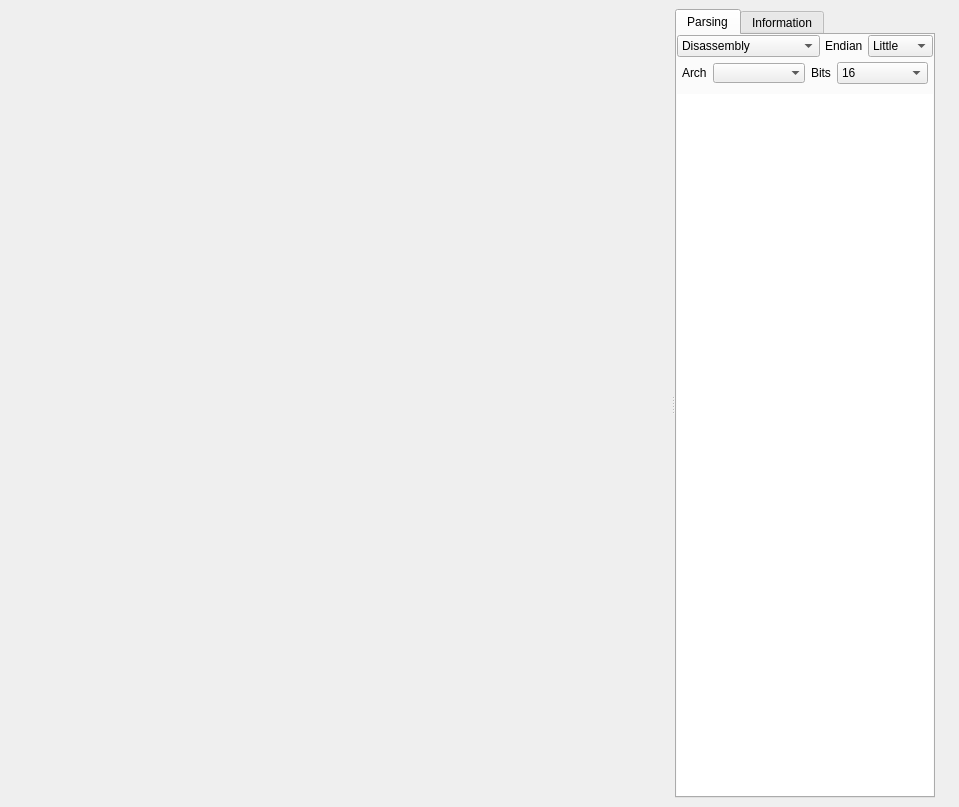
<?xml version="1.0" encoding="UTF-8"?>
<ui version="4.0">
 <class>HexdumpWidget</class>
 <widget class="QDockWidget" name="HexdumpWidget">
  <property name="geometry">
   <rect>
    <x>0</x>
    <y>0</y>
    <width>959</width>
    <height>807</height>
   </rect>
  </property>
  <property name="sizePolicy">
   <sizepolicy hsizetype="Expanding" vsizetype="Preferred">
    <horstretch>0</horstretch>
    <verstretch>0</verstretch>
   </sizepolicy>
  </property>
  <property name="windowTitle">
   <string notr="true">Hexdump</string>
  </property>
  <widget class="QWidget" name="dockWidgetContents">
   <layout class="QHBoxLayout" name="horizontalLayout">
    <property name="spacing">
     <number>0</number>
    </property>
    <property name="rightMargin">
     <number>0</number>
    </property>
    <item>
     <widget class="QSplitter" name="splitter">
      <property name="orientation">
       <enum>Qt::Horizontal</enum>
      </property>
      <widget class="HexWidget" name="hexTextView">
       <property name="sizePolicy">
        <sizepolicy hsizetype="Expanding" vsizetype="Expanding">
         <horstretch>1</horstretch>
         <verstretch>0</verstretch>
        </sizepolicy>
       </property>
       <property name="frameShape">
        <enum>QFrame::NoFrame</enum>
       </property>
       <property name="widgetResizable">
        <bool>true</bool>
       </property>
      </widget>
      <widget class="QTabWidget" name="hexSideTab_2">
       <property name="sizePolicy">
        <sizepolicy hsizetype="Preferred" vsizetype="Expanding">
         <horstretch>0</horstretch>
         <verstretch>0</verstretch>
        </sizepolicy>
       </property>
       <property name="tabPosition">
        <enum>QTabWidget::North</enum>
       </property>
       <property name="currentIndex">
        <number>0</number>
       </property>
       <property name="usesScrollButtons">
        <bool>true</bool>
       </property>
       <property name="documentMode">
        <bool>false</bool>
       </property>
       <widget class="QWidget" name="tabDIsasm_2">
        <attribute name="title">
         <string>Parsing</string>
        </attribute>
        <layout class="QVBoxLayout" name="verticalLayout_23">
         <property name="spacing">
          <number>6</number>
         </property>
         <property name="leftMargin">
          <number>0</number>
         </property>
         <property name="topMargin">
          <number>0</number>
         </property>
         <property name="rightMargin">
          <number>0</number>
         </property>
         <property name="bottomMargin">
          <number>0</number>
         </property>
         <item>
          <layout class="QVBoxLayout" name="verticalLayout_16">
           <property name="spacing">
            <number>5</number>
           </property>
           <property name="rightMargin">
            <number>0</number>
           </property>
           <item>
            <layout class="QHBoxLayout" name="horizontalLayout_17">
             <property name="topMargin">
              <number>0</number>
             </property>
             <item>
              <widget class="QComboBox" name="parseTypeComboBox">
               <property name="sizePolicy">
                <sizepolicy hsizetype="Preferred" vsizetype="Fixed">
                 <horstretch>0</horstretch>
                 <verstretch>0</verstretch>
                </sizepolicy>
               </property>
               <property name="currentText">
                <string>Disassembly</string>
               </property>
               <item>
                <property name="text">
                 <string>Disassembly</string>
                </property>
               </item>
               <item>
                <property name="text">
                 <string>String</string>
                </property>
               </item>
               <item>
                <property name="text">
                 <string>Assembler</string>
                </property>
               </item>
               <item>
                <property name="text">
                 <string>C bytes</string>
                </property>
               </item>
               <item>
                <property name="text">
                 <string>C half-words (2 byte)</string>
                </property>
               </item>
               <item>
                <property name="text">
                 <string>C words (4 byte)</string>
                </property>
               </item>
               <item>
                <property name="text">
                 <string>C dwords (8 byte)</string>
                </property>
               </item>
               <item>
                <property name="text">
                 <string>Python</string>
                </property>
               </item>
               <item>
                <property name="text">
                 <string>JSON</string>
                </property>
               </item>
               <item>
                <property name="text">
                 <string>JavaScript</string>
                </property>
               </item>
               <item>
                <property name="text">
                 <string>Yara</string>
                </property>
               </item>
              </widget>
             </item>
             <item>
              <widget class="QLabel" name="label_6">
               <property name="sizePolicy">
                <sizepolicy hsizetype="Fixed" vsizetype="Preferred">
                 <horstretch>0</horstretch>
                 <verstretch>0</verstretch>
                </sizepolicy>
               </property>
               <property name="text">
                <string>Endian</string>
               </property>
              </widget>
             </item>
             <item>
              <widget class="QComboBox" name="parseEndianComboBox">
               <property name="sizeAdjustPolicy">
                <enum>QComboBox::AdjustToMinimumContentsLength</enum>
               </property>
               <item>
                <property name="text">
                 <string>Little</string>
                </property>
               </item>
               <item>
                <property name="text">
                 <string>Big</string>
                </property>
               </item>
              </widget>
             </item>
            </layout>
           </item>
           <item>
            <widget class="QFrame" name="hexSideFrame_2">
             <property name="sizePolicy">
              <sizepolicy hsizetype="Expanding" vsizetype="Fixed">
               <horstretch>0</horstretch>
               <verstretch>0</verstretch>
              </sizepolicy>
             </property>
             <property name="minimumSize">
              <size>
               <width>0</width>
               <height>0</height>
              </size>
             </property>
             <property name="frameShape">
              <enum>QFrame::NoFrame</enum>
             </property>
             <property name="frameShadow">
              <enum>QFrame::Plain</enum>
             </property>
             <property name="lineWidth">
              <number>0</number>
             </property>
             <layout class="QHBoxLayout" name="horizontalLayout_21">
              <property name="sizeConstraint">
               <enum>QLayout::SetMinimumSize</enum>
              </property>
              <property name="leftMargin">
               <number>5</number>
              </property>
              <property name="topMargin">
               <number>0</number>
              </property>
              <property name="rightMargin">
               <number>5</number>
              </property>
              <property name="bottomMargin">
               <number>5</number>
              </property>
              <item>
               <widget class="QLabel" name="hexArchLabel_2">
                <property name="sizePolicy">
                 <sizepolicy hsizetype="Fixed" vsizetype="Preferred">
                  <horstretch>0</horstretch>
                  <verstretch>0</verstretch>
                 </sizepolicy>
                </property>
                <property name="text">
                 <string>Arch</string>
                </property>
               </widget>
              </item>
              <item>
               <widget class="QComboBox" name="parseArchComboBox">
                <property name="sizePolicy">
                 <sizepolicy hsizetype="Preferred" vsizetype="Fixed">
                  <horstretch>0</horstretch>
                  <verstretch>0</verstretch>
                 </sizepolicy>
                </property>
                <property name="sizeAdjustPolicy">
                 <enum>QComboBox::AdjustToMinimumContentsLength</enum>
                </property>
                <property name="frame">
                 <bool>false</bool>
                </property>
               </widget>
              </item>
              <item>
               <widget class="QLabel" name="hexBitsLabel_2">
                <property name="sizePolicy">
                 <sizepolicy hsizetype="Fixed" vsizetype="Preferred">
                  <horstretch>0</horstretch>
                  <verstretch>0</verstretch>
                 </sizepolicy>
                </property>
                <property name="text">
                 <string>Bits</string>
                </property>
               </widget>
              </item>
              <item>
               <widget class="QComboBox" name="parseBitsComboBox">
                <property name="sizeAdjustPolicy">
                 <enum>QComboBox::AdjustToMinimumContentsLength</enum>
                </property>
                <item>
                 <property name="text">
                  <string>16</string>
                 </property>
                </item>
                <item>
                 <property name="text">
                  <string>32</string>
                 </property>
                </item>
                <item>
                 <property name="text">
                  <string>64</string>
                 </property>
                </item>
               </widget>
              </item>
             </layout>
            </widget>
           </item>
           <item>
            <widget class="QPlainTextEdit" name="hexDisasTextEdit">
             <property name="sizePolicy">
              <sizepolicy hsizetype="Preferred" vsizetype="Expanding">
               <horstretch>0</horstretch>
               <verstretch>0</verstretch>
              </sizepolicy>
             </property>
             <property name="font">
              <font>
               <family>Anonymous Pro</family>
               <pointsize>13</pointsize>
              </font>
             </property>
             <property name="frameShape">
              <enum>QFrame::NoFrame</enum>
             </property>
             <property name="lineWidth">
              <number>0</number>
             </property>
             <property name="plainText">
              <string/>
             </property>
            </widget>
           </item>
          </layout>
         </item>
        </layout>
       </widget>
       <widget class="QWidget" name="tabHistogram_2">
        <property name="sizePolicy">
         <sizepolicy hsizetype="Expanding" vsizetype="Preferred">
          <horstretch>0</horstretch>
          <verstretch>0</verstretch>
         </sizepolicy>
        </property>
        <attribute name="title">
         <string notr="true">Information</string>
        </attribute>
        <layout class="QVBoxLayout" name="verticalLayout">
         <item>
          <layout class="QGridLayout" name="gridLayout" columnstretch="0,0,0">
           <property name="sizeConstraint">
            <enum>QLayout::SetDefaultConstraint</enum>
           </property>
           <property name="rightMargin">
            <number>0</number>
           </property>
           <property name="horizontalSpacing">
            <number>8</number>
           </property>
           <property name="verticalSpacing">
            <number>10</number>
           </property>
           <item row="3" column="0">
            <widget class="QLabel" name="labelSHA256">
             <property name="sizePolicy">
              <sizepolicy hsizetype="Fixed" vsizetype="Fixed">
               <horstretch>0</horstretch>
               <verstretch>0</verstretch>
              </sizepolicy>
             </property>
             <property name="midLineWidth">
              <number>4</number>
             </property>
             <property name="text">
              <string>SHA256:</string>
             </property>
            </widget>
           </item>
           <item row="1" column="1">
            <widget class="QLineEdit" name="bytesMD5">
             <property name="sizePolicy">
              <sizepolicy hsizetype="Expanding" vsizetype="Fixed">
               <horstretch>0</horstretch>
               <verstretch>0</verstretch>
              </sizepolicy>
             </property>
             <property name="frame">
              <bool>true</bool>
             </property>
             <property name="alignment">
              <set>Qt::AlignJustify|Qt::AlignVCenter</set>
             </property>
             <property name="readOnly">
              <bool>true</bool>
             </property>
            </widget>
           </item>
           <item row="2" column="0">
            <widget class="QLabel" name="labelSHA1">
             <property name="sizePolicy">
              <sizepolicy hsizetype="Fixed" vsizetype="Fixed">
               <horstretch>0</horstretch>
               <verstretch>0</verstretch>
              </sizepolicy>
             </property>
             <property name="text">
              <string>SHA1:</string>
             </property>
            </widget>
           </item>
           <item row="3" column="2" alignment="Qt::AlignRight">
            <widget class="QToolButton" name="copySHA256">
             <property name="toolTip">
              <string>Copy SHA256</string>
             </property>
             <property name="layoutDirection">
              <enum>Qt::RightToLeft</enum>
             </property>
             <property name="text">
              <string notr="true"/>
             </property>
            </widget>
           </item>
           <item row="2" column="2">
            <widget class="QToolButton" name="copySHA1">
             <property name="toolTip">
              <string notr="true">Copy SHA1</string>
             </property>
             <property name="layoutDirection">
              <enum>Qt::RightToLeft</enum>
             </property>
             <property name="text">
              <string notr="true"/>
             </property>
            </widget>
           </item>
           <item row="4" column="1">
            <widget class="QLineEdit" name="bytesCRC32">
             <property name="frame">
              <bool>true</bool>
             </property>
             <property name="alignment">
              <set>Qt::AlignJustify|Qt::AlignVCenter</set>
             </property>
             <property name="readOnly">
              <bool>true</bool>
             </property>
            </widget>
           </item>
           <item row="4" column="2" alignment="Qt::AlignRight">
            <widget class="QToolButton" name="copyCRC32">
             <property name="toolTip">
              <string>Copy CRC32</string>
             </property>
             <property name="layoutDirection">
              <enum>Qt::RightToLeft</enum>
             </property>
             <property name="text">
              <string notr="true"/>
             </property>
            </widget>
           </item>
           <item row="5" column="1" colspan="2">
            <widget class="QLineEdit" name="bytesEntropy">
             <property name="sizePolicy">
              <sizepolicy hsizetype="Expanding" vsizetype="Fixed">
               <horstretch>0</horstretch>
               <verstretch>0</verstretch>
              </sizepolicy>
             </property>
             <property name="frame">
              <bool>true</bool>
             </property>
             <property name="alignment">
              <set>Qt::AlignJustify|Qt::AlignVCenter</set>
             </property>
             <property name="readOnly">
              <bool>true</bool>
             </property>
            </widget>
           </item>
           <item row="5" column="0" alignment="Qt::AlignLeft">
            <widget class="QLabel" name="labelEntropy">
             <property name="sizePolicy">
              <sizepolicy hsizetype="Fixed" vsizetype="Fixed">
               <horstretch>0</horstretch>
               <verstretch>0</verstretch>
              </sizepolicy>
             </property>
             <property name="text">
              <string>Entropy:</string>
             </property>
            </widget>
           </item>
           <item row="2" column="1">
            <widget class="QLineEdit" name="bytesSHA1">
             <property name="sizePolicy">
              <sizepolicy hsizetype="Expanding" vsizetype="Fixed">
               <horstretch>0</horstretch>
               <verstretch>0</verstretch>
              </sizepolicy>
             </property>
             <property name="frame">
              <bool>true</bool>
             </property>
             <property name="alignment">
              <set>Qt::AlignJustify|Qt::AlignVCenter</set>
             </property>
             <property name="readOnly">
              <bool>true</bool>
             </property>
            </widget>
           </item>
           <item row="1" column="0">
            <widget class="QLabel" name="labelMD5">
             <property name="sizePolicy">
              <sizepolicy hsizetype="Fixed" vsizetype="Fixed">
               <horstretch>0</horstretch>
               <verstretch>0</verstretch>
              </sizepolicy>
             </property>
             <property name="text">
              <string>MD5:</string>
             </property>
            </widget>
           </item>
           <item row="4" column="0">
            <widget class="QLabel" name="labelCRC32">
             <property name="sizePolicy">
              <sizepolicy hsizetype="Fixed" vsizetype="Fixed">
               <horstretch>0</horstretch>
               <verstretch>0</verstretch>
              </sizepolicy>
             </property>
             <property name="text">
              <string>CRC32:</string>
             </property>
            </widget>
           </item>
           <item row="1" column="2">
            <widget class="QToolButton" name="copyMD5">
             <property name="toolTip">
              <string notr="true">Copy MD5</string>
             </property>
             <property name="layoutDirection">
              <enum>Qt::RightToLeft</enum>
             </property>
             <property name="text">
              <string notr="true"/>
             </property>
            </widget>
           </item>
           <item row="3" column="1">
            <widget class="QLineEdit" name="bytesSHA256">
             <property name="frame">
              <bool>true</bool>
             </property>
             <property name="alignment">
              <set>Qt::AlignJustify|Qt::AlignVCenter</set>
             </property>
             <property name="readOnly">
              <bool>true</bool>
             </property>
            </widget>
           </item>
          </layout>
         </item>
         <item>
          <spacer name="verticalSpacer">
           <property name="orientation">
            <enum>Qt::Vertical</enum>
           </property>
           <property name="sizeHint" stdset="0">
            <size>
             <width>20</width>
             <height>40</height>
            </size>
           </property>
          </spacer>
         </item>
        </layout>
       </widget>
      </widget>
     </widget>
    </item>
    <item>
     <widget class="QToolButton" name="openSideViewB">
      <property name="sizePolicy">
       <sizepolicy hsizetype="Fixed" vsizetype="Preferred">
        <horstretch>0</horstretch>
        <verstretch>0</verstretch>
       </sizepolicy>
      </property>
      <property name="maximumSize">
       <size>
        <width>24</width>
        <height>16777215</height>
       </size>
      </property>
      <property name="styleSheet">
       <string notr="true"/>
      </property>
      <property name="text">
       <string notr="true"/>
      </property>
      <property name="icon">
       <iconset resource="../resources.qrc">
        <normaloff>:/img/icons/previous.svg</normaloff>:/img/icons/previous.svg</iconset>
      </property>
      <property name="iconSize">
       <size>
        <width>16</width>
        <height>12</height>
       </size>
      </property>
      <property name="autoRaise">
       <bool>true</bool>
      </property>
      <property name="arrowType">
       <enum>Qt::NoArrow</enum>
      </property>
     </widget>
    </item>
   </layout>
  </widget>
 </widget>
 <customwidgets>
  <customwidget>
   <class>HexWidget</class>
   <extends>QScrollArea</extends>
   <header>HexWidget.h</header>
   <container>1</container>
  </customwidget>
 </customwidgets>
 <resources>
  <include location="../resources.qrc"/>
 </resources>
 <connections/>
</ui>
